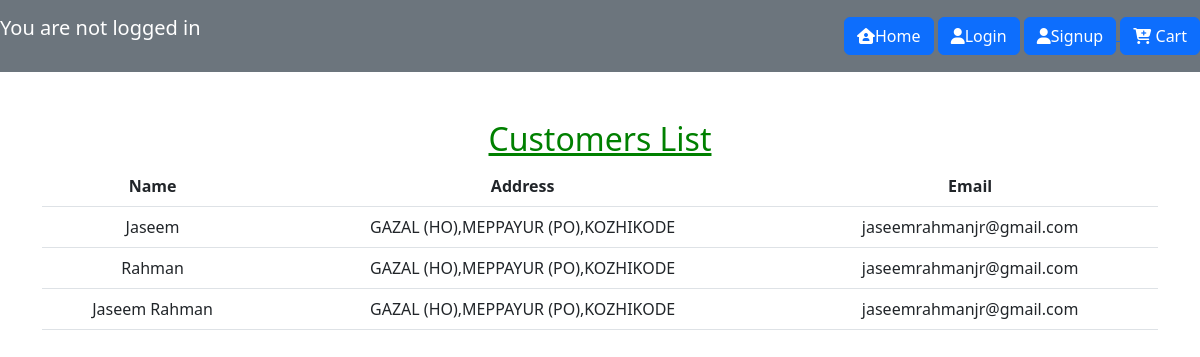
Screenshot of /accounts/customer_list with the database file from the repository.
### item/models.py (models this page shows, shortened)
class Customer(models.Model):
    name=models.CharField(max_length=300)
    address=models.CharField(max_length=3000)
    mail_id=models.EmailField(null=True,blank=True)

### accounts/views.py (the view)
# urls.py: path('customer_list',views.customer_list,name='customer.list'),
def customer_list(request):
    customers=Customer.objects.all()
    context={'customers':customers,}
    return render(request,'accounts/customer_list.html',context)

### templates/accounts/customer_list.html
{% extends 'base.html' %}
{% load static %}
{% block content %}
<h2 style="color: green;"><u>Customers List</u></h2>
<table class="table" id="">
    <thead>
        <tr>
            <th>Name</th>
            <th>Address</th>
            <th>Email</th>
        </tr>
    </thead>
    <tbody>
        {% for customer in customers %}
        <tr>
            <td> {{ customer.name }}</td>
            <td> {{ customer.address }}</td>
            <td> {{ customer.mail_id }}</td>
        </tr>
        {%endfor%}
    </tbody>
</table><ul>
{% endblock %}

### rows the page displays
Customer: name "Jaseem", address "GAZAL (HO),MEPPAYUR (PO),KOZHIKODE", mail_id "jaseemrahmanjr@gmail.com"
Customer: name "Rahman", address "GAZAL (HO),MEPPAYUR (PO),KOZHIKODE", mail_id "jaseemrahmanjr@gmail.com"
Customer: name "Jaseem Rahman", address "GAZAL (HO),MEPPAYUR (PO),KOZHIKODE", mail_id "jaseemrahmanjr@gmail.com"
